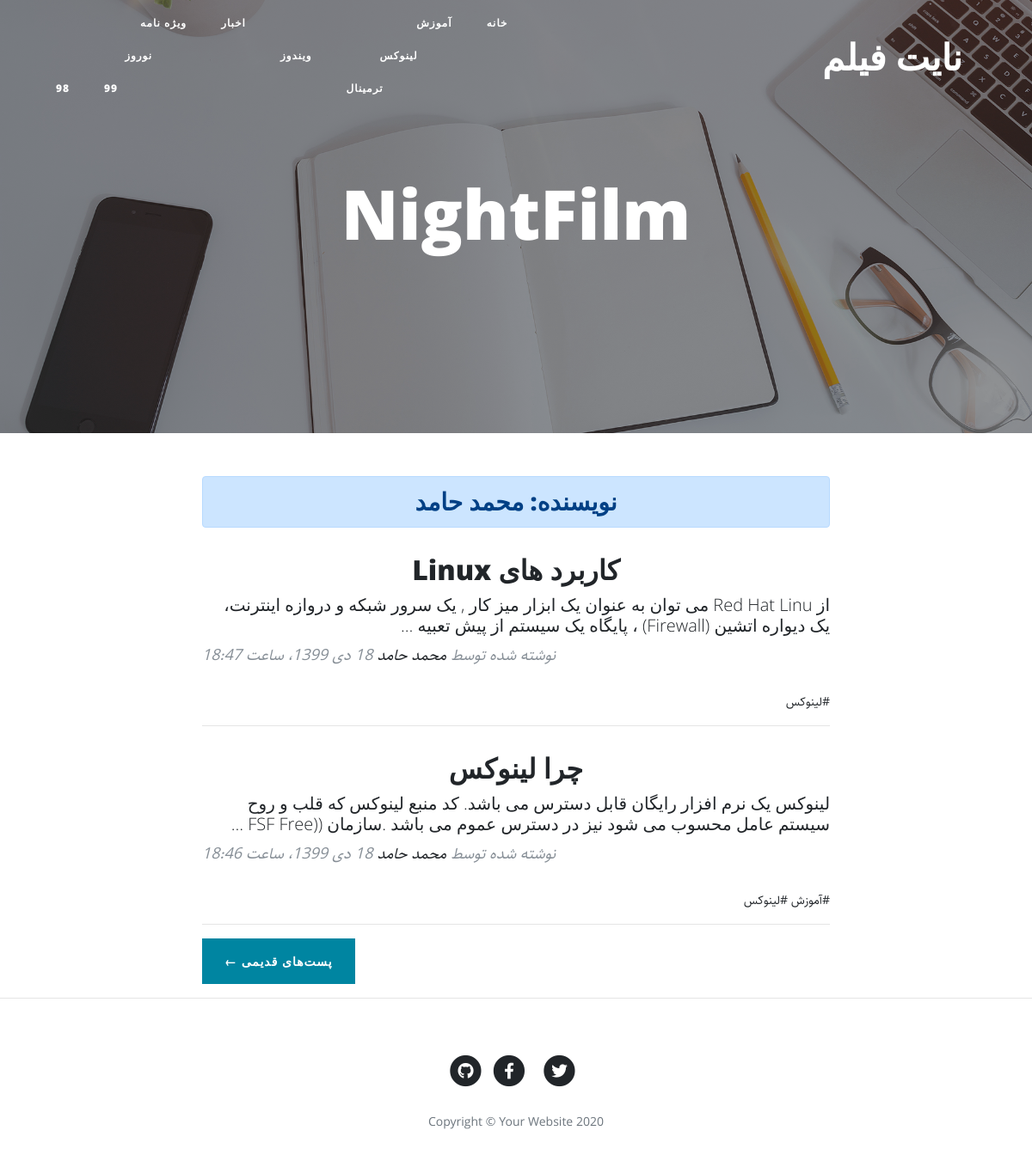
The page /author/angry on the database its author committed.
### blog/models.py (models this page shows, shortened)
class Category(models.Model):
    parent = models.ForeignKey('self', default=None, null=True, blank=True, on_delete=models.SET_NULL, related_name='children', verbose_name="زیر‌دسته")
    title = models.CharField(max_length=300, verbose_name="عنوان دسته‌بندی")
    slug = models.SlugField(max_length=100, unique=True, verbose_name="آدرس دسته‌بندی")
    status = models.BooleanField(default=True, verbose_name="آیا نمایش داده شود؟")
    position = models.IntegerField(verbose_name="پوزیشن")
    class Meta:
        verbose_name = "دسته‌بندی"
        verbose_name_plural = "دسته‌بندی‌ها"
        ordering = ['parent__id', 'position']
    objects = CategoryManager()

class Article(models.Model):
    STATUS_CHOICES = (
        ('d', 'پیش نویس'),
        ('p', 'منتشرشده')
    )
    author = models.ForeignKey(User, null=True, on_delete=models.SET_NULL, related_name="articles", verbose_name="نویسنده")
    title = models.CharField(max_length=300, verbose_name="عنوان مقاله")
    slug = models.SlugField(max_length=100, unique=True, verbose_name="آدرس مقاله")
    category = models.ManyToManyField(Category, verbose_name="دسته‌بندی", related_name="articles")
    description = models.TextField()
    thumbail = models.ImageField(upload_to="images", verbose_name="تصویر مقاله")
    publish = models.DateTimeField(default=timezone.now, verbose_name="زمان انتشار")
    created = models.DateTimeField(auto_now_add=True)
    updated = models.DateTimeField(auto_now=True)
    status = models.CharField(max_length=1, choices=STATUS_CHOICES, verbose_name="وضعیت")
    class Meta:
        verbose_name = "مقاله"
        verbose_name_plural = "مقالات"
        ordering = ['-publish']
    def jpublish(self):
        return jalali_converter(self.publish)
    jpublish.short_description = "زمان انتشار"
    objects = ArticleManager()

### blog/views.py (the view)
# urls.py: path('author/<slug:username>', AuthorList.as_view(), name="author"),
class AuthorList(ListView):
    paginate_by = 2
    template_name = "blog/author_list.html"
    def get_queryset(self):
        global author
        username = self.kwargs.get('username')
        author = get_object_or_404(User, username=username)
        return author.articles.published()
    def get_context_data(self, **kwargs):
        context = super().get_context_data(**kwargs)
        context['author'] = author
        return context

### blog/models.py (called while the page is built)
    def published(self):
        return self.filter(status='p')

    def active(self):
        return self.filter(status=True)

### blog/templatetags/base_tags.py (called while the page is built)
@register.simple_tag
def title():
    return "نایت فیلم"

@register.inclusion_tag("blog/partials/category_navbar.html")
def category_navbar():
    return {
        "category": Category.objects.filter(status=True)
    }

### extensions/jalali.py (called while the page is built)
    def persian_tuple(self):
        return self.persian_year, self.persian_month, self.persian_day

### extensions/utils.py (called while the page is built)
def jalali_converter(time):
    jmonth = ["فروردین", "اردیبهشت", "خرداد", "تیر", "مرداد", "شهریور", "مهر", "آبان", "آذر", "دی", "بهمن", "اسفند"]
    time = timezone.localtime(time)
    time_to_str = "{},{},{}".format(time.year, time.month, time.day)
    time_to_tuple = jalali.Gregorian(time_to_str).persian_tuple()
    time_to_list = list(time_to_tuple)
    for index, month in enumerate(jmonth):
        if time_to_list[1] == index + 1:
            time_to_list[1] = month
            break
    output = "{} {} {}، ساعت {}:{}".format(
        time_to_list[2],
        time_to_list[1],
        time_to_list[0],
        time.hour,
        time.minute
    )
    return output

### blog/templates/blog/author_list.html (shortened to what this page needs)
{% extends 'blog/list.html' %}
{% block header %}
    <h3 class="alert alert-primary text-center">نویسنده: {{author.get_full_name}}</h3>
{% endblock %}
{% block next_page_url %}
    {% url 'blog:author' author.username page_obj.next_page_number %}
{% endblock %}

### blog/templates/blog/list.html (shortened to what this page needs)
{% extends 'blog/base.html' %}
{% load static %}
{% block main %}
  <header class="masthead" style="background-image: url('{% static "blog/img/home-bg.jpg" %}')">
    <div class="overlay"></div>
    <div class="container">
      <div class="row">
        <div class="col-lg-8 col-md-10 mx-auto">
          <div class="site-heading">
            <h1>NightFilm</h1>
          </div>
        </div>
      </div>
    </div>
  </header>
  <div class="container">
    <div class="row">
      <div class="col-lg-8 col-md-10 mx-auto">
        {% block header %}{% endblock %}
        {% for article in object_list %}
        <div class="post-preview">
          <a href="{% url 'blog:detail' article.slug %}">
            <h2 class="post-title">
              {{article.title}}
            </h2>
            <h3 class="post-subtitle">
              {{article.description | truncatewords:30}}
            </h3>
          </a>
          <p class="post-meta">نوشته شده توسط
            <a href="{% url 'blog:author' article.author %}">{{article.author.get_full_name}}</a>
            {{article.jpublish}}</p>
          <div>
            {% for cat in article.category.active %}
              <a href="{% url 'blog:category' cat.slug %}">#{{cat.title}}</a>
            {% endfor %}
          </div>
        </div>
        <hr>
        {% endfor %}
        <div class="clearfix pager-botton">
          {% if is_paginated %}
            <div class="clearfix pager-botton">
                {% if page_obj.has_next %}
                    <a class="btn btn-primary float-right" href="{% block next_page_url %}{% endblock %}"> پست‌های قدیمی &larr;</a>
                {% endif %}
            </div>
          {% endif %}
        </div>
      </div>
    </div>
  </div>
{% endblock %}

### blog/templates/blog/partials/category_navbar.html
<div class="collapse navbar-collapse nav" id="navbarResponsive">
    <ul class="navbar-nav ml-auto">
        <li class="nav-item">
            <a class="nav-link" href="{% url 'blog:home' %}">خانه</a>
        </li>
        {% for cat in category %}
            {% if cat.parent == None %}
                <li class="nav-item">
                  <a class="nav-link" href="{% url 'blog:category' cat.slug %}">{{cat.title}}</a>
                  {% if cat.children.active %}
                    {% include 'blog/partials/category_loop.html' %}
                  {% endif %}
                </li>
            {% endif %}
        {% endfor %}
    </ul>
</div>

### blog/templates/blog/partials/category_loop.html
 <ul class="navbar-nav ml-auto">
     {% for cat in cat.children.active %}
        <li class="nav-item">
            <a class="nav-link" href="{% url 'blog:category' cat.slug %}">{{cat.title}}</a>
            {% if cat.children.active %}
                {% include 'blog/partials/category_loop.html' %}
            {% endif %}
        </li>
     {% endfor %}
 </ul>

### static/blog/css/rtl.css (style rules this page uses)
body { direction: rtl; text-align: right; font-size: 14px; font-family: 'sahel'; }
.navbar-nav { margin-left: initial !important; margin-right: auto; }
.post-meta { text-align: left; }
.post-preview > a > .post-title { font-size: 32px; }
.post-title { text-align: center; font-size: 32px; }
.pager-botton { float: left !important; }
.post-subtitle { font-size: 20px; }

### rows shown on the page
Category: title "آموزش"
Category: title "لینوکس"
Category: title "ترمینال"
Category: title "ویندوز"
Category: title "اخبار"
Category: title "ویژه‌ نامه"
Category: title "نوروز"
Category: title "99"
Category: title "98"
Article: title "کاربرد های Linux", description "از Red Hat Linu می توان به عنوان یک ابزار میز کار , یک سرور شبکه و دروازه اینترنت، یک دیواره اتشین (Firewall) ، پایگاه یک سیستم از پیش تعبیه …", author.get_full_name "محمد حامد", jpublish "18 دی 1399، ساعت 18:47"
Article: title "چرا لینوکس", description "لینوکس یک نرم افزار رایگان قابل دسترس می باشد. کد منبع لینوکس که قلب و روح سیستم عامل محسوب می شود نیز در دسترس عموم می باشد .سازمان ((FSF Free …", author.get_full_name "محمد حامد", jpublish "18 دی 1399، ساعت 18:46"

### other values the page prints
{{ author.get_full_name }} "محمد حامد"
